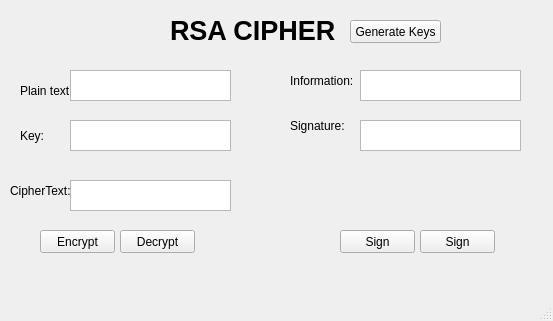
<?xml version="1.0" encoding="UTF-8"?>
<ui version="4.0">
 <class>MainWindow</class>
 <widget class="QMainWindow" name="MainWindow">
  <property name="geometry">
   <rect>
    <x>0</x>
    <y>0</y>
    <width>553</width>
    <height>321</height>
   </rect>
  </property>
  <property name="windowTitle">
   <string>MainWindow</string>
  </property>
  <widget class="QWidget" name="centralwidget">
   <widget class="QLabel" name="label_2">
    <property name="geometry">
     <rect>
      <x>20</x>
      <y>60</y>
      <width>91</width>
      <height>61</height>
     </rect>
    </property>
    <property name="text">
     <string>Plain text:</string>
    </property>
   </widget>
   <widget class="QLabel" name="label_3">
    <property name="geometry">
     <rect>
      <x>20</x>
      <y>110</y>
      <width>41</width>
      <height>51</height>
     </rect>
    </property>
    <property name="text">
     <string>Key:</string>
    </property>
   </widget>
   <widget class="QLabel" name="label_4">
    <property name="geometry">
     <rect>
      <x>10</x>
      <y>160</y>
      <width>91</width>
      <height>61</height>
     </rect>
    </property>
    <property name="text">
     <string>CipherText:</string>
    </property>
   </widget>
   <widget class="QTextEdit" name="txt_plain_text">
    <property name="geometry">
     <rect>
      <x>70</x>
      <y>70</y>
      <width>161</width>
      <height>31</height>
     </rect>
    </property>
   </widget>
   <widget class="QTextEdit" name="txt_key">
    <property name="geometry">
     <rect>
      <x>70</x>
      <y>120</y>
      <width>161</width>
      <height>31</height>
     </rect>
    </property>
   </widget>
   <widget class="QPushButton" name="btn_encrypt">
    <property name="geometry">
     <rect>
      <x>40</x>
      <y>230</y>
      <width>75</width>
      <height>23</height>
     </rect>
    </property>
    <property name="text">
     <string>Encrypt</string>
    </property>
   </widget>
   <widget class="QPushButton" name="btn_decrypt">
    <property name="geometry">
     <rect>
      <x>120</x>
      <y>230</y>
      <width>75</width>
      <height>23</height>
     </rect>
    </property>
    <property name="text">
     <string>Decrypt</string>
    </property>
   </widget>
   <widget class="QLabel" name="label">
    <property name="geometry">
     <rect>
      <x>170</x>
      <y>0</y>
      <width>171</width>
      <height>61</height>
     </rect>
    </property>
    <property name="font">
     <font>
      <pointsize>20</pointsize>
      <weight>75</weight>
      <bold>true</bold>
     </font>
    </property>
    <property name="text">
     <string>RSA CIPHER</string>
    </property>
   </widget>
   <widget class="QPushButton" name="btn_gen_keys">
    <property name="geometry">
     <rect>
      <x>350</x>
      <y>20</y>
      <width>91</width>
      <height>23</height>
     </rect>
    </property>
    <property name="text">
     <string>Generate Keys</string>
    </property>
   </widget>
   <widget class="QTextEdit" name="txt_cipher_text">
    <property name="geometry">
     <rect>
      <x>70</x>
      <y>180</y>
      <width>161</width>
      <height>31</height>
     </rect>
    </property>
   </widget>
   <widget class="QPushButton" name="btn_sign">
    <property name="geometry">
     <rect>
      <x>340</x>
      <y>230</y>
      <width>75</width>
      <height>23</height>
     </rect>
    </property>
    <property name="text">
     <string>Sign</string>
    </property>
   </widget>
   <widget class="QPushButton" name="btn_verify">
    <property name="geometry">
     <rect>
      <x>420</x>
      <y>230</y>
      <width>75</width>
      <height>23</height>
     </rect>
    </property>
    <property name="text">
     <string>Sign</string>
    </property>
   </widget>
   <widget class="QLabel" name="label_5">
    <property name="geometry">
     <rect>
      <x>290</x>
      <y>50</y>
      <width>91</width>
      <height>61</height>
     </rect>
    </property>
    <property name="text">
     <string>Information:</string>
    </property>
   </widget>
   <widget class="QLabel" name="label_6">
    <property name="geometry">
     <rect>
      <x>290</x>
      <y>100</y>
      <width>61</width>
      <height>51</height>
     </rect>
    </property>
    <property name="text">
     <string>Signature:</string>
    </property>
   </widget>
   <widget class="QTextEdit" name="Signature">
    <property name="geometry">
     <rect>
      <x>360</x>
      <y>120</y>
      <width>161</width>
      <height>31</height>
     </rect>
    </property>
   </widget>
   <widget class="QTextEdit" name="Information">
    <property name="geometry">
     <rect>
      <x>360</x>
      <y>70</y>
      <width>161</width>
      <height>31</height>
     </rect>
    </property>
   </widget>
  </widget>
  <widget class="QMenuBar" name="menubar">
   <property name="geometry">
    <rect>
     <x>0</x>
     <y>0</y>
     <width>553</width>
     <height>21</height>
    </rect>
   </property>
  </widget>
  <widget class="QStatusBar" name="statusbar"/>
 </widget>
 <resources/>
 <connections/>
</ui>
